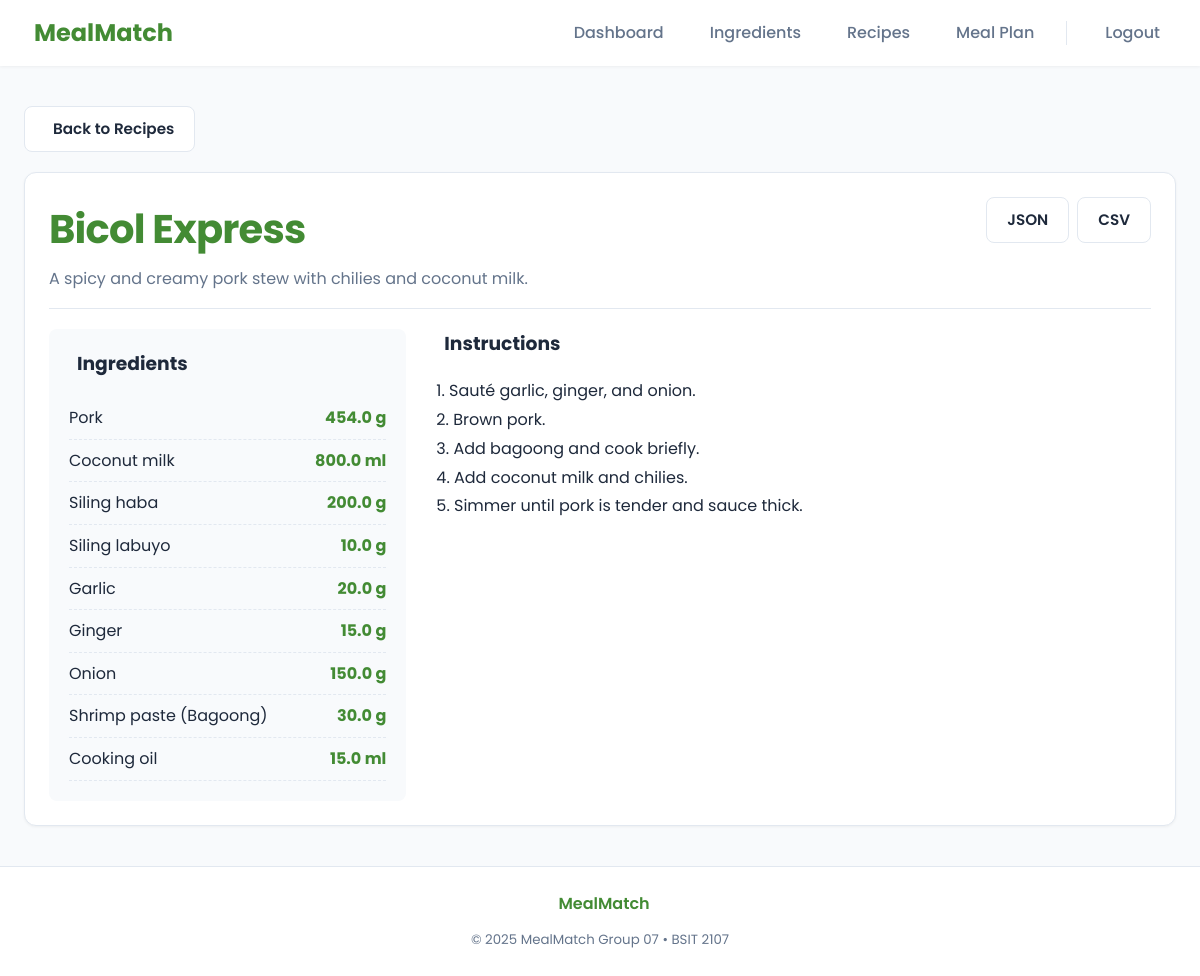
Screenshot of /recipes/view/13 (signed in) with the database file from the repository.
### tables this page shows
CREATE TABLE recipes (
    id INTEGER PRIMARY KEY AUTOINCREMENT,
    title TEXT NOT NULL,
    description TEXT,
    instructions TEXT,
    created_by INTEGER,
    FOREIGN KEY(created_by) REFERENCES users(id) ON DELETE SET NULL
);

CREATE TABLE recipe_ingredients (
    id INTEGER PRIMARY KEY AUTOINCREMENT,
    recipe_id INTEGER NOT NULL,
    ingredient_name TEXT NOT NULL,
    required_quantity REAL DEFAULT 1,
    unit TEXT DEFAULT 'pcs',
    FOREIGN KEY(recipe_id) REFERENCES recipes(id) ON DELETE CASCADE
);

### app.py (the view)
@app.route("/recipes/view/<int:id>")
@login_required
def view_recipe(id):
    rec_and_ings = RecipeService.get_recipe(id)
    if not rec_and_ings:
        flash("Recipe not found.", "danger")
        return redirect(url_for("recipes"))
    rec, r_ings = rec_and_ings
    return render_template("recipe_view.html", recipe=rec, ingredients=r_ings)

### app.py (called while the page is built)
def login_required(fn):
    from functools import wraps
    @wraps(fn)
    def wrapper(*args, **kwargs):
        if not UserService.get_current_user():
            flash("Please log in to continue.", "warning")
            return redirect(url_for("login"))
        return fn(*args, **kwargs)
    return wrapper

    def connect(self):
        if self._conn is None:
            need_init = not os.path.exists(self.path)
            self._conn = sqlite3.connect(self.path, detect_types=sqlite3.PARSE_DECLTYPES|sqlite3.PARSE_COLNAMES)
            self._conn.row_factory = sqlite3.Row
            if need_init:
                self._init_db()
        return self._conn

    def close(self):
        if self._conn:
            self._conn.close()
            self._conn = None

    def query(self, sql: str, args=(), one=False):
        try:
            cur = self.connect().execute(sql, args)
            rv = cur.fetchall()
            cur.close()
            return (rv[0] if rv else None) if one else rv
        except Exception as e:
            raise DBError(e)

    @staticmethod
    def get_current_user():
        uid = session.get("user_id")
        if not uid:
            return None
        return db.query("SELECT id, username, email, is_admin FROM users WHERE id = ?", (uid,), one=True)

    @staticmethod
    def get_recipe(id:int):
        rec = db.query("SELECT * FROM recipes WHERE id = ?", (id,), one=True)
        if not rec:
            return None
        r_ings = db.query("SELECT * FROM recipe_ingredients WHERE recipe_id = ?", (id,))
        return rec, r_ings

### templates/recipe_view.html (shortened to what this page needs)
{% extends "base.html" %}
{% block content %}
<a href="{{ url_for('recipes') }}" class="btn btn-sm btn-secondary" style="margin-bottom: 20px; display: inline-flex;">
   Back to Recipes
</a>
<div class="card">
  <div
    style="border-bottom: 1px solid var(--border-color); padding-bottom: 16px; margin-bottom: 20px; display: flex; justify-content: space-between; align-items: flex-start;">
    <div>
      <h1 style="margin: 0; color: var(--primary-color);">{{ recipe['title'] }}</h1>
      <p style="color: var(--text-muted); margin: 5px 0 0 0;">{{ recipe['description'] or 'No description provided.' }}
      </p>
    </div>
    <div style="display: flex; gap: 8px;">
      <a href="{{ url_for('export_recipe', id=recipe['id'], fmt='json') }}" class="btn btn-sm btn-secondary">JSON</a>
      <a href="{{ url_for('export_recipe', id=recipe['id'], fmt='csv') }}" class="btn btn-sm btn-secondary">CSV</a>
    </div>
  </div>
  <div style="display: grid; grid-template-columns: 1fr 2fr; gap: 30px;">
    <div style="background: var(--bg-color); padding: 20px; border-radius: var(--radius-sm);">
      <h3 style="margin-top: 0; display: flex; align-items: center; gap: 8px;">
         Ingredients
      </h3>
      {% if ingredients %}
      <ul style="list-style: none; padding: 0; margin: 0;">
        {% for ing in ingredients %}
        <li
          style="padding: 8px 0; border-bottom: 1px dashed var(--border-color); display: flex; justify-content: space-between;">
          <span>{{ ing['ingredient_name'] }}</span>
          <strong style="color: var(--primary-color);">{{ ing['required_quantity'] }} {{ ing['unit'] }}</strong>
        </li>
        {% endfor %}
      </ul>
      {% else %}
      <p class="text-muted">No ingredients listed.</p>
      {% endif %}
    </div>
    <div>
      <h3 style="margin-top: 0; display: flex; align-items: center; gap: 8px;">
         Instructions
      </h3>
      {% if recipe['instructions'] %}
      <div style="white-space: pre-wrap; line-height: 1.8;">{{ recipe['instructions'] }}</div>
      {% else %}
      <p class="text-muted">No instructions provided.</p>
      {% endif %}
    </div>
  </div>
</div>
{% endblock %}

### static/style.css (style rules this page uses)
:root { --primary-color: #438b34; --primary-dark: #2c6e24; --primary-light: #5fb356; --primary-10: rgba(67, 139, 52, 0.1); --secondary-color: #f59e0b; --secondary-hover: #d97706; --bg-color: #f8fafc; --surface-color: #ffffff; --text-main: #1e293b; --text-muted: #64748b; --border-color: #e2e8f0; --success-bg: #dcfce7; --success-text: #166534; --error-bg: #fee2e2; --error-text: #991b1b; --info-bg: #e0f2fe; --info-text: #075985; --radius-sm: 8px; --radius-md: 12px; --radius-lg: 16px; --radius-xl: 24px; --shadow-sm: 0 1px 3px rgba(0, 0, 0, 0.05); --shadow-md: 0 4px 6px -1px rgba(0, 0, 0, 0.05); --shadow-lg: 0 10px 15px -3px rgba(0, 0, 0, 0.05); --shadow-hover: 0 20px 25px -5px rgba(0, 0, 0, 0.05); --transition-fast: 0.2s ease; --transition-normal: 0.3s cubic-bezier(0.4, 0, 0.2, 1); }
* { box-sizing: border-box; }
body { font-family: 'Poppins', sans-serif; background-color: var(--bg-color); color: var(--text-main); margin: 0; line-height: 1.6; min-height: 100vh; }
h1, h2, h3 { color: var(--text-main); margin-top: 0; }
h1 { font-size: 2.5rem; font-weight: 700; letter-spacing: -0.02em; }
.card { background: var(--surface-color); border-radius: var(--radius-md); box-shadow: var(--shadow-sm); padding: 24px; transition: var(--transition-normal); border: 1px solid var(--border-color); }
.btn { display: inline-flex; align-items: center; justify-content: center; gap: 8px; padding: 10px 20px; border-radius: var(--radius-sm); font-weight: 600; text-decoration: none; border: none; cursor: pointer; transition: var(--transition-fast); font-size: 0.95rem; }
.btn-secondary { background: white; border: 1px solid var(--border-color); color: var(--text-main); }

### rows the page displays
recipes: title "Bicol Express", description "A spicy and creamy pork stew with chilies and coconut milk.", instructions "1. Sauté garlic, ginger, and onion. 2. Brown pork. 3. Add bagoong and cook briefly. 4. Add coconut milk and chilies. 5. Simmer until pork is tender and sauce thick."
recipe_ingredients: ingredient_name "Pork", required_quantity "454.0", unit "g"
recipe_ingredients: ingredient_name "Coconut milk", required_quantity "800.0", unit "ml"
recipe_ingredients: ingredient_name "Siling haba", required_quantity "200.0", unit "g"
recipe_ingredients: ingredient_name "Siling labuyo", required_quantity "10.0", unit "g"
recipe_ingredients: ingredient_name "Garlic", required_quantity "20.0", unit "g"
recipe_ingredients: ingredient_name "Ginger", required_quantity "15.0", unit "g"
recipe_ingredients: ingredient_name "Onion", required_quantity "150.0", unit "g"
recipe_ingredients: ingredient_name "Shrimp paste (Bagoong)", required_quantity "30.0", unit "g"
recipe_ingredients: ingredient_name "Cooking oil", required_quantity "15.0", unit "ml"
